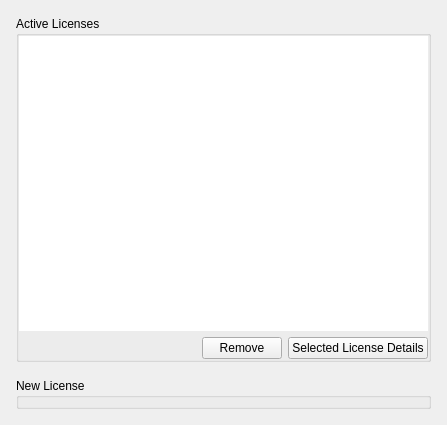
<?xml version="1.0" encoding="UTF-8"?>
<ui version="4.0">
 <class>LicenseManagerWidget</class>
 <widget class="QWidget" name="LicenseManagerWidget">
  <property name="geometry">
   <rect>
    <x>0</x>
    <y>0</y>
    <width>447</width>
    <height>425</height>
   </rect>
  </property>
  <layout class="QVBoxLayout" name="verticalLayout_5" stretch="1,0">
   <property name="spacing">
    <number>16</number>
   </property>
   <property name="leftMargin">
    <number>16</number>
   </property>
   <property name="topMargin">
    <number>16</number>
   </property>
   <property name="rightMargin">
    <number>16</number>
   </property>
   <property name="bottomMargin">
    <number>16</number>
   </property>
   <item>
    <widget class="QGroupBox" name="groupBox">
     <property name="title">
      <string>Active Licenses</string>
     </property>
     <property name="flat">
      <bool>true</bool>
     </property>
     <layout class="QVBoxLayout" name="verticalLayout_2" stretch="1,0">
      <property name="leftMargin">
       <number>0</number>
      </property>
      <property name="topMargin">
       <number>0</number>
      </property>
      <property name="rightMargin">
       <number>0</number>
      </property>
      <property name="bottomMargin">
       <number>0</number>
      </property>
      <item>
       <widget class="QTreeView" name="gridLicenses">
        <property name="frameShape">
         <enum>QFrame::NoFrame</enum>
        </property>
        <property name="editTriggers">
         <set>QAbstractItemView::NoEditTriggers</set>
        </property>
        <property name="rootIsDecorated">
         <bool>false</bool>
        </property>
        <property name="itemsExpandable">
         <bool>false</bool>
        </property>
        <property name="sortingEnabled">
         <bool>true</bool>
        </property>
       </widget>
      </item>
      <item>
       <layout class="QHBoxLayout" name="horizontalLayout" stretch="1,0,0">
        <item>
         <widget class="QLabel" name="infoLabel"/>
        </item>
        <item>
         <widget class="QPushButton" name="removeButton">
          <property name="text">
           <string>Remove</string>
          </property>
         </widget>
        </item>
        <item>
         <widget class="QPushButton" name="detailsButton">
          <property name="text">
           <string>Selected License Details</string>
          </property>
         </widget>
        </item>
       </layout>
      </item>
     </layout>
    </widget>
   </item>
   <item>
    <widget class="QGroupBox" name="newLicenseGroupBox">
     <property name="title">
      <string>New License</string>
     </property>
     <property name="flat">
      <bool>true</bool>
     </property>
     <layout class="QVBoxLayout" name="verticalLayout_3">
      <property name="spacing">
       <number>0</number>
      </property>
      <property name="leftMargin">
       <number>0</number>
      </property>
      <property name="topMargin">
       <number>0</number>
      </property>
      <property name="rightMargin">
       <number>0</number>
      </property>
      <property name="bottomMargin">
       <number>0</number>
      </property>
      <item>
       <widget class="QnLicenseWidget" name="licenseWidget" native="true"/>
      </item>
     </layout>
    </widget>
   </item>
  </layout>
 </widget>
 <customwidgets>
  <customwidget>
   <class>QnLicenseWidget</class>
   <extends>QWidget</extends>
   <header location="global">ui/widgets/system_settings/license_widget.h</header>
   <container>1</container>
  </customwidget>
 </customwidgets>
 <resources/>
 <connections/>
 <slots>
  <slot>gridSelectionChanged()</slot>
 </slots>
</ui>
